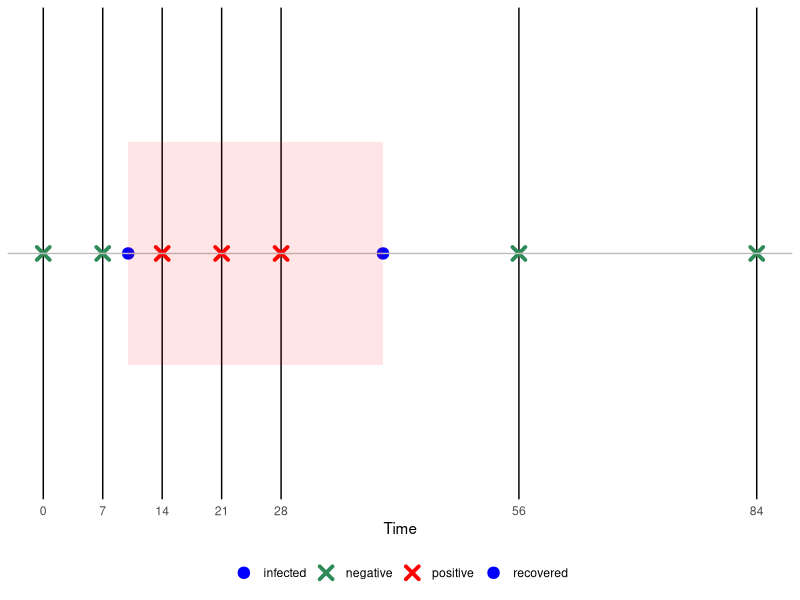
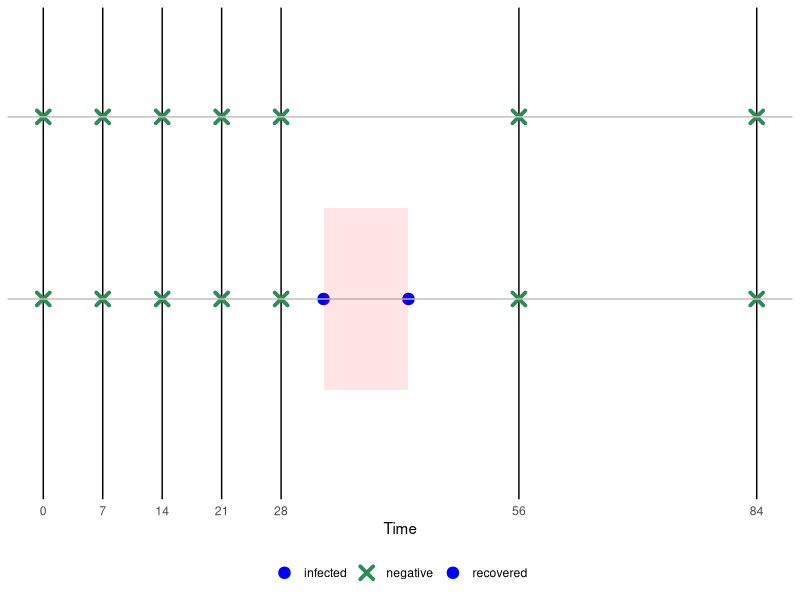

Write the R code that produced these figures, in order.
library(dplyr)
library(ggplot2)
library(tibble)
library(tidyr)

plot_testing_schedule = function(x, break_modifier = 0) {
  scale_colours = c(
      test = "black",
      positive = "red",
      negative = "seagreen",
      infected = "blue",
      recovered = "blue"
  )
  scale_colours = scale_colours[unique(x$type)]
  scale_shapes = c(
    test = 4,
    positive = 4,
    negative = 4,
    infected = 20,
    recovered = 20
  )
  scale_shapes = scale_shapes[unique(x$type)]
  
  inf_boxes = x %>% 
    filter(type %in% c("infected", "recovered")) %>% 
    pivot_wider(individual, names_from = type, values_from = time)
  
  x_breaks = c((0:3) * 7, (1:5) * 28) - break_modifier
  
  p = x %>% 
    ggplot(aes(time, individual)) +
    geom_point(aes(shape = type, colour = type), size = 3, stroke = 2) +
    geom_hline(aes(yintercept = individual), colour = "grey") +
    scale_y_discrete() +
    scale_x_continuous(breaks = x_breaks, minor_breaks = NULL) +
    scale_shape_manual(values = scale_shapes) +
    scale_colour_manual(values = scale_colours) +
    xlab("Time") +
    theme_minimal() +
    theme(
      axis.title.y = element_blank(),
      axis.text.y = element_blank(),
      axis.ticks.y = element_blank(),
      legend.title = element_blank(),
      legend.position = "bottom",
    #   axis.text = element_text(size = 18),
    #   axis.title = element_text(size = 18),
      panel.grid.major = element_line(colour = "black"),
    #   legend.text = element_text(size = 18)
    )
  
  if (nrow(inf_boxes) > 0) {
    p = p +
      geom_rect(aes(xmin = infected, xmax = recovered,
                  ymin = individual - 0.5, ymax = individual + 0.5,
                  x = NULL),
              data = inf_boxes, fill = "red", alpha = 0.1)
  }
  
  return(p)
}

p_censor = tibble(
  time = c((0:3) * 7, (1:3) * 28),
) %>% 
  mutate(
    type = if_else(time >= 10 & time <= 30,
                   "positive", "negative")
  ) %>% 
  bind_rows(tribble(
    ~time, ~type,
    10, "infected",
    40, "recovered",
  )) %>% 
  mutate(individual = 1) %>% 
  plot_testing_schedule()
ggsave("cis-perfect-testing/double-interval-censor.png", width = 6, height = 1.5, dpi = 300, unit = "in")

p_truncation = expand_grid(
  time = c((0:3) * 7, (1:3) * 28),
  individual = 1:2,
  type = "negative",
) %>% 
  bind_rows(tribble(
    ~individual, ~time, ~type,
    1, 33, "infected",
    1, 43, "recovered",
  )) %>% 
  plot_testing_schedule()
ggsave("cis-perfect-testing/truncation.png", width = 6, height = 2, dpi = 300, unit = "in")
